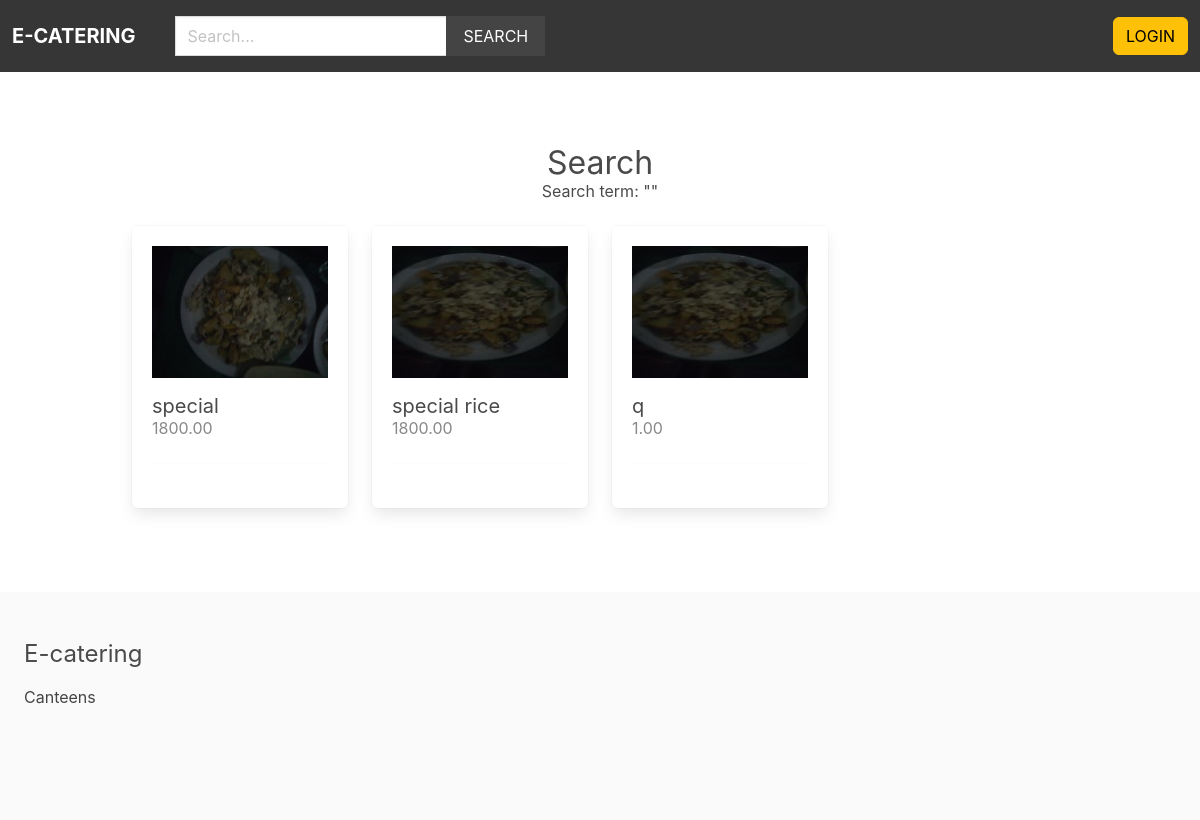
The app's page /search/ with its own data.
### apps/product/models.py (models this page shows, shortened)
class Product(models.Model):
    category = models.ForeignKey(Category, related_name='products', on_delete=models.CASCADE)
    canteen = models.ForeignKey(Canteen , related_name='products', on_delete=models.CASCADE)
    title = models.CharField(max_length=250)
    slug = models.SlugField(max_length=250)
    description = models.TextField(null=True, blank=True)
    price = models.DecimalField(max_digits=6, decimal_places=2)
    date_added = models.DateTimeField(auto_now_add=True)
    image = models.ImageField(upload_to='uploads/', blank=True, null=True)
    thumbnail = models.ImageField(upload_to='uploads/', blank=True, null=True)
    class Meta:
        ordering = ['-date_added']
    def get_thumbnail(self):
        if self.thumbnail:
            return self.thumbnail.url

### apps/product/views.py (the view)
# urls.py: path('search/', views.search, name='search'),
def search(request):
    query = request.GET.get('query', '')
    products = Product.objects.filter(Q(title__icontains=query) | Q(description__icontains=query))
    return render(request, 'product/search.html', {'products': products, 'query': query})

### apps/cart/context_processors.py (called while the page is built)
def cart(request):
    return {'cart': Cart(request)}

### apps/product/context_processors.py (called while the page is built)
def menu_categories(request):
    categories = Category.objects.all()
    return {'menu_categories': categories}

### apps/product/templates/product/search.html (shortened to what this page needs)
{% extends 'core/index.html' %}
{% block content %}
    <div class = "columns is-multiline mb-5" >
        <div class = "column is-12 has-text-centered mt-5 mt-5" >
            <h2 class = "is-size-3"> Search </h2>
            <h3>Search term: "{{ query }}" </h3>
        </div>
        {% for product in products %}
            {% include 'product/parts/list_item.html' %}
        {% endfor %}
    </div>
{% endblock %}

### apps/product/templates/product/parts/list_item.html
{% if user.is_authenticated %}
    <div class="column is-3 product-list-item">
        <div class="box">
            <figure class="image is-4by3 mb-4">
                <img src="{{ product.get_thumbnail }}">
            </figure>
            <h2 class="subtitle">{{ product.title }}</h2>
            <h3 class="price is-size-6 mb-4">{{ product.price }}</h3>
            <hr>
            <a href="{% url 'product' product.category.slug product.slug %}" class="button is-dark is-uppercase">View</a>
        </div>
    </div>
{% else %}
    <div class="column is-3 product-list-item">
        <div class="box">
            <figure class="image is-4by3 mb-4">
                <img src="{{ product.get_thumbnail }}">
            </figure>
            <h2 class="subtitle">{{ product.title }}</h2>
            <h3 class="price is-size-6 mb-4">{{ product.price }}</h3>
            <hr>
        </div>
    </div>
{% endif %}

### static/styles/main.css (style rules this page uses)
.product-list-item .box .subtitle { margin-bottom: 0; }
.product-list-item .box .price { color: #888; }

### records on screen
Product: get_thumbnail (picture), title "special", price "1800.00"
Product: get_thumbnail (picture), title "special rice", price "1800.00"
Product: get_thumbnail (picture), title "q", price "1.00"
